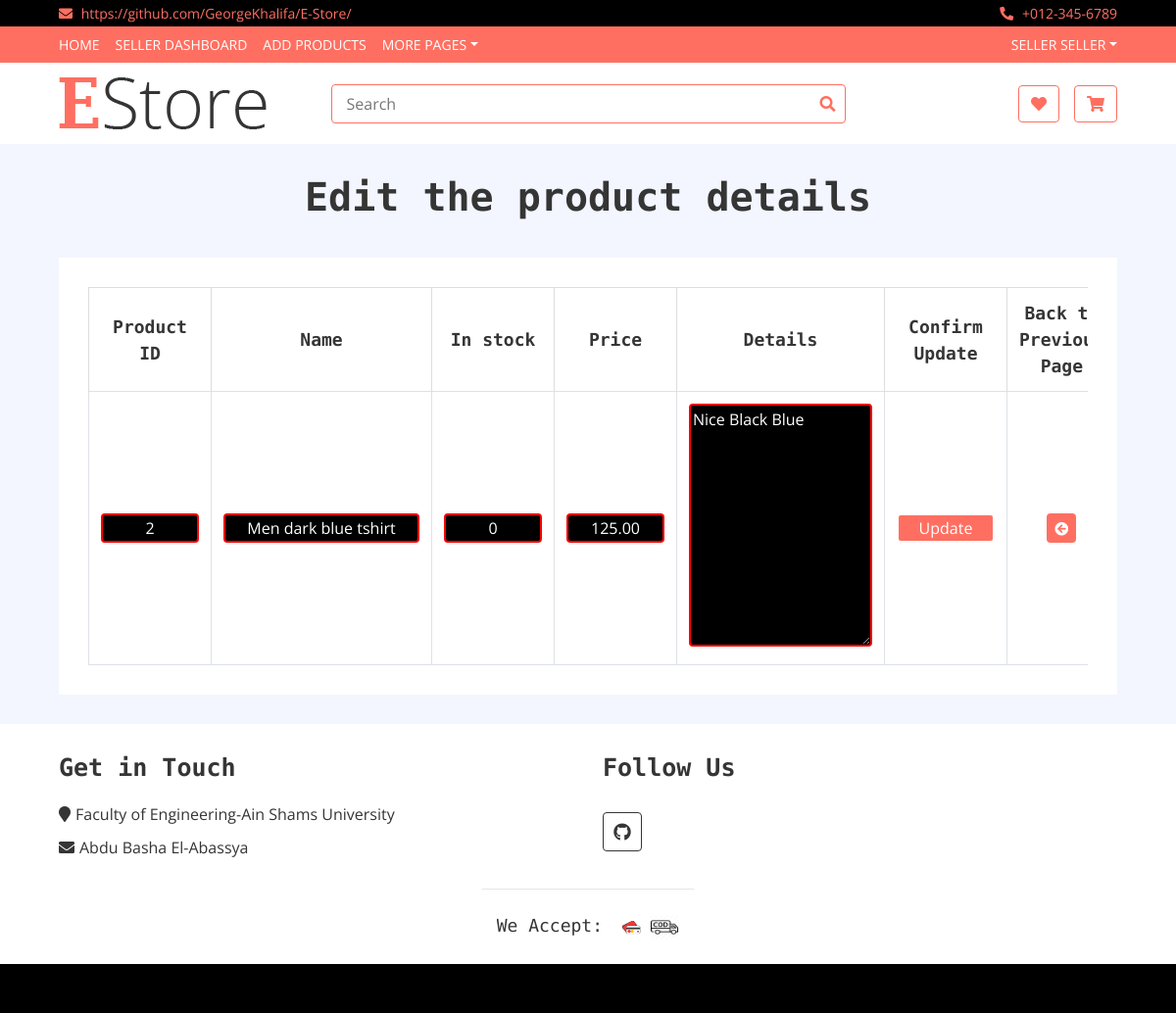
/App1/edit_product/2/ (signed in), run on the app's committed database.
### App1/models.py (models this page shows, shortened)
class Product(models.Model):
    id = models.AutoField(primary_key=True)
    seller = models.ForeignKey(to = User,on_delete = models.CASCADE)
    name=models.CharField(max_length=20,default='')
    in_stock = models.PositiveIntegerField()
    currency =  models.CharField(default='$',choices=currency_choices,max_length=20)
    size = models.CharField(default='S',choices=size_choices,max_length=20)
    price = models.DecimalField(max_length = 13, decimal_places = 2, max_digits = 10) #product_price
    picture = models.ImageField(upload_to = 'product_picture/', default = 'null.png')
    main_category= models.CharField(default='Men',choices=main_category_choices,max_length=20)
    secondary_category=  models.CharField(default='Top',choices=secondary_choices,max_length=20)
    details=models.CharField(default='',max_length=1999)
    views = models.ManyToManyField(User,related_name='view',default=None,blank=True)
    favourites =models.ManyToManyField(User,related_name='favourite',default=None,blank=True)

### App1/views.py (the view)
# urls.py: url(r'^edit_product/(?P<id>\d+)/$',views.edit_product,name='edit_product'),
@login_required
def edit_product(request,id):
    result = C.edit_product_c(request, id)
    return result

### App1/context_processors.py (called while the page is built)
def add_variable_to_context(request):
    if(request.user.is_authenticated and not request.user.is_superuser):
        actual_user = UserInfo.objects.filter(user = request.user)[0]
        firstname = request.user.first_name
        lastname = request.user.last_name
        if actual_user.BuyerOrSeller == 'seller':
            sellerflag = True
        else:
            sellerflag = False
    else:
        sellerflag = False
        firstname = ""
        lastname = ""
    return {
        'sellerflag': sellerflag, 'firstname': firstname, 'lastname': lastname
    }

### App1/views.py (called while the page is built)
    def edit_product_c(self, request,id):
        displayprod=Product.objects.get(id=id)
        return render(request,'App1/edit_product.html',{'editupdate':displayprod})

### templates/App1/edit_product.html (shortened to what this page needs)
{% extends 'App1/base.html'%}
{% block body_block %}
    <h1 style="text-align:center">Edit the product details</h1>
    <form action="{%url 'App1:update_product' editupdate.id %}" method="POST" >
    <div class="wishlist-page">
            <div class="container-fluid">
                <div class="wishlist-page-inner">
                    <div class="row">
                        <div class="col-md-12">
                            <div class="table-responsive">
                                <table class="table table-bordered">
                                    <thead class="thead-dark">
                                     <tr>
                                    <th>Product ID</th>
                                    <th>Name</th>
                                    <th>In stock</th>
                                    <th>Price</th>
                                    <th>Details</th>
                                    <th>Confirm Update</th>
                                    <th>Back to Previous Page</th>
                                    </tr>
                                    </thead>
                                     <tbody class="align-middle">
                                        <tr>
                                        <td><input type="text" name="id" value="{{editupdate.id}}" readonly style="width:100px; border: 2px solid red; border-radius: 4px"></td>
                                        <td><input type="text" name="name" value="{{editupdate.name}}" style="width:200px; border: 2px solid red; border-radius: 4px"></td>
                                        <td><input type="text" name="in_stock" value="{{editupdate.in_stock}}" style="width:100px; border: 2px solid red; border-radius: 4px"></td>
                                        <td><input type="text" name="price" value="{{editupdate.price}}" style="width:100px; border: 2px solid red; border-radius: 4px"></td>
                                        <td> <textarea name="details"  cols="20" rows="10" style="border: 2px solid red; border-radius: 4px; background-color:black; color:white;">{{editupdate.details}}</textarea></td>
                                        <td><input type="submit" value="Update" style=" width:100px; border: 2px solid; border-radius: 4px; background-color:#FF6F61;"/></td>
                                        <td><a href="{%url 'App1:product_status' %}"><button><i class="fas fa-arrow-circle-left"></i></button></a></td>
                                        </tr>
                                        </tbody>
                                  </table>
                                  </form>
{% endblock %}

### templates/App1/base.html (shortened to what this page needs)
<!DOCTYPE html>
{% load static %}
<html lang="en" dir="ltr">
  <head>
    <link rel="stylesheet" href="https://cdn.jsdelivr.net/npm/bootstrap@4.5.3/dist/css/bootstrap.min.css">
    <link rel="stylesheet" href="https://use.fontawesome.com/releases/v5.3.1/css/all.css">
            <link rel="stylesheet" href="http://netdna.bootstrapcdn.com/font-awesome/4.2.0/css/font-awesome.min.css">
            <link href="https://stackpath.bootstrapcdn.com/bootstrap/4.4.1/css/bootstrap.min.css" rel="stylesheet">
            <link href="https://cdnjs.cloudflare.com/ajax/libs/font-awesome/5.10.0/css/all.min.css" rel="stylesheet">
            <link href="{% static 'lib/slick/slick.css' %}" rel="stylesheet">
            <link href="{% static 'lib/slick/slick-theme.css' %}" rel="stylesheet">
            <link href="{% static 'css/style.css' %}" rel="stylesheet">
            <link href="{% static 'css/star-rating.css' %}" rel="stylesheet">
  </head>
  <body>
        <div class="top-bar">
            <div class="container-fluid">
                <div class="row">
                    <div class="col-sm-6">
                        <i class="fa fa-envelope"></i>
                        <a href="https://github.com/GeorgeKhalifa/E-Store/"> https://github.com/GeorgeKhalifa/E-Store/</a>
                    </div>
                    <div class="col-sm-6">
                        <i class="fa fa-phone-alt"></i>
                        +012-345-6789
                    </div>
                </div>
            </div>
        </div>
        <div class="nav">
            <div class="container-fluid">
                <nav class="navbar navbar-expand-md bg-dark navbar-dark">
                    <div class="collapse navbar-collapse justify-content-between" id="navbarCollapse">
                        <div class="navbar-nav mr-auto">
                            <a href="{% url 'index' %}" class="nav-item nav-link">Home</a>
                            {% if user.is_authenticated and sellerflag %}
                            <a href="{% url 'App1:product_status'%}" class="nav-item nav-link">Seller Dashboard</a>
                            <a href="{% url 'App1:add_product'%}" class="nav-item nav-link">Add Products</a>
                            {% endif %}
                            <div class="nav-item dropdown">
                                <a href="#" class="nav-link dropdown-toggle" data-toggle="dropdown">More Pages</a>
                            </div>
                        </div>
                        <div class="navbar-nav ml-auto">
                            <div class="nav-item dropdown">
                                  {% if user.is_authenticated %}
                                <a href="#" class="nav-link dropdown-toggle" data-toggle="dropdown">{{firstname}} {{lastname}}</a>
                                {% else %}
                                  <a href="#" class="nav-link dropdown-toggle" data-toggle="dropdown">User Account</a>
                                {% endif %}
                            </div>
                        </div>
                    </div>
                </nav>
            </div>
        </div>
        <div class="bottom-bar">
            <div class="container-fluid">
                <div class="row align-items-center">
                    <div class="col-md-3">
                        <div class="logo">
                            <a href="{%url 'index'%}">
                                <img src= {% static 'img/logo.png' %} alt="Logo">
                            </a>
                        </div>
                    </div>
                    <div class="col-md-6">
                       <form action="{%url 'index'%}">
                        <div class="search">
                            <input type="text" placeholder="Search" name="search">
                            <button><i class="fa fa-search"></i></button>
                        </div>
                        </form>
                    </div>
                    <div class="col-md-3">
                        <div class="user">
                             {% if  request.user.is_authenticated and not sellerflag %}
                            <a href="{% url 'App1:favourite_list'%}" class="btn wishlist">
                                <i class="fa fa-heart"></i>
                                <span></span>
                            </a>
                            <a href="{% url 'App1:cart'%}" class="btn cart">
                                <i class="fa fa-shopping-cart"></i>
                                <span>({{total_number}})</span>
                            </a>
                            {% else %}
                             <a href="{% url 'App1:register'%}" class="btn wishlist">
                                <i class="fa fa-heart"></i>
                            </a>
                            <a href="{% url 'App1:register'%}" class="btn cart">
                                <i class="fa fa-shopping-cart"></i>
                            </a>
                            {% endif %}
                        </div>
                    </div>
                </div>
            </div>
        </div>
      {% block body_block %}
      {% endblock %}
 <div class="footer">
            <div class="container-fluid">
                <div class="row">
                    <div class="col-lg-6 col-md-6">
                        <div class="footer-widget">
                            <h2>Get in Touch</h2>
                            <div class="contact-info">
                                <p><i class="fa fa-map-marker"></i>Faculty of Engineering-Ain Shams University</p>
                                <p><i class="fa fa-envelope"></i>Abdu Basha El-Abassya</p>
                            </div>
                        </div>
                    </div>
                    <div class="col-lg-6 col-md-6">
                        <div class="footer-widget">
                            <h2>Follow Us</h2>
                            <div class="contact-info">
                                <div class="social">
                                    <a href="https://github.com/GeorgeKhalifa/E-Store/"><i class="fab fa-github"></i></a>
                                </div>
                            </div>
                        </div>
                    </div>
                <div class="row payment align-items-center">
                    <div class="col-md-12">
                        <div class="payment-method">
                            <h2 style="text-align:center">We Accept:</h2>
                            <img src={% static 'img/creditcard.png' %} alt="Payment Method" height=30px width=30px />
                            <img src={% static 'img/cod.png' %} alt="Payment Method" height=30px width=30px />
                        </div>
                    </div>
                        </div>
                    </div>
                </div>
            </div>
        <div class="footer-bottom">
        </div>
  </body>
</html>

### static/css/style.css (style rules this page uses)
body { color: #353535; font-family: 'Open Sans', sans-serif; font-weight: 400; background: #f3f6ff; }
a { color: #FF6F61; }
h1 { font-family: 'Source Code Pro', monospace; font-weight: 900; }
h2 { font-family: 'Source Code Pro', monospace; font-weight: 700; }
@media (min-width: 992px) { .container-fluid { padding-right: 60px; padding-left: 60px; } }
.btn { color: #FF6F61; background: #ffffff; border: 1px solid #FF6F61; }
.top-bar { padding: 3px 0; font-size: 14px; color: #FF6F61; background: #000000; }
.top-bar i { margin-right: 5px; }
.top-bar .col-sm-6:first-child { text-align: left; }
.top-bar .col-sm-6:last-child { text-align: right; }
.nav { position: relative; }
@media (min-width: 992px) { .nav .container-fluid { padding-left: 52px; padding-right: 52px; } }
.nav .navbar { height: 100%; padding: 0; }
@media (min-width: 768px) { .nav, .nav .navbar { background: #FF6F61 !important; } }
@media (min-width: 768px) { .nav .navbar-dark a.nav-link { color: #ffffff; font-size: 14px; text-transform: uppercase; } }
.bottom-bar { padding: 15px 0; background: #ffffff; margin-bottom: 30px; }
.bottom-bar .logo { text-align: left; overflow: hidden; }
.bottom-bar .logo a img { max-height: 60px; }
.bottom-bar .search { width: 100%; }
.bottom-bar .search input[type=text] { width: 100%; height: 40px; padding: 0 15px; color: #666666; border: 1px solid #FF6F61; border-radius: 4px; }
.bottom-bar .search button { position: absolute; width: 40px; height: 38px; top: 1px; right: 16px; padding: 0 15px; border: none; background: none; color: #FF6F61; border-radius: 0 2px 2px 0; }
.bottom-bar .user { font-size: 0; text-align: right; }
.bottom-bar .user .wishlist { margin-right: 15px; }
.bottom-bar .user .cart i, .bottom-bar .user .wishlist i { color: #FF6F61; }
@media (min-width: 768px) { .bottom-bar { max-height: 90px; } }
.wishlist-page { position: relative; padding: 30px 0; }
.wishlist-page .wishlist-page-inner { padding: 30px; background: #ffffff; }
.wishlist-page .table { width: 100%; text-align: center; margin-bottom: 0; }
.wishlist-page .table .thead-dark th { font-family: 'Source Code Pro', monospace; font-size: 18px; font-weight: 700; color: #353535; text-align: center; background: transparent; border-color: #dddddd; border-bottom: none; vertical-align: middle; }
.wishlist-page .table td { font-size: 16px; vertical-align: middle; }
.wishlist-page .table button { width: 30px; height: 30px; font-size: 14px; text-align: center; color: #ffffff; background: #FF6F61; border: none; border-radius: 4px; }
.wishlist-page .table input { width: 40px; height: 30px; font-size: 16px; color: #ffffff; text-align: center; background: #000000; border: none; }
.footer { position: relative; padding: 30px 0 0 0; background: #ffffff; }
.footer .footer-widget { position: relative; width: 100%; margin-bottom: 30px; }
.footer .footer-widget h2 { font-size: 25px; white-space: nowrap; margin-bottom: 20px; }
.footer .contact-info p { margin-bottom: 10px; font-size: 16px; }
.footer .contact-info p i { margin-right: 5px; }
.footer .social { position: relative; width: 100%; }
.footer .social a { display: inline-block; margin: 10px 5px 0 0; width: 40px; height: 40px; padding: 6px 0; text-align: center; font-size: 18px; color: #353535; border: 1px solid #353535; border-radius: 4px; transition: all .3s; }
.footer .payment { padding-top: 25px; padding-bottom: 25px; border-top: 1px solid rgba(0, 0, 0, .1); }
@media (min-width: 992px) { .footer .payment { max-width: 80%; margin: 0 auto; } }
.footer .payment-method, .footer .payment-security { overflow: hidden; }
.footer .payment-method { text-align: left; }
.footer .payment-method h2, .footer .payment-security h2 { display: inline-block; margin: 0 10px 0 0; font-size: 18px; font-weight: 400; line-height: 22px; }
.footer .payment-method img, .footer .payment-security img { height: 25px; }
.footer-bottom { position: relative; padding: 25px 0; background: #000000; }

### data on the page
Product: id "2", name "Men dark blue tshirt", in_stock "0", price "125.00", details "Nice Black Blue"

### other printed values
{{ firstname }} "SELLER"
{{ lastname }} "SELLER"
